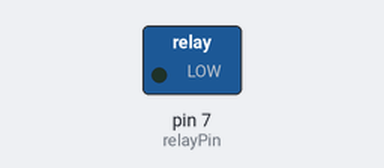
The sketch below on a simulated Arduino Uno, built with avr-gcc and run on an emulated ATmega328P. Parts: switched loads named in the sketch (green lamp = pin HIGH). What the sketch prints to the serial monitor is not drawn.

Above: at 0.1 s.
At 9.6 s:
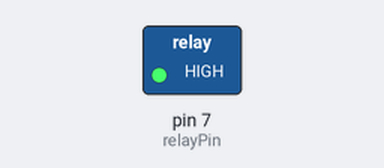
Timing chart, 0 to 11.1 s (numbered marks = the images above):
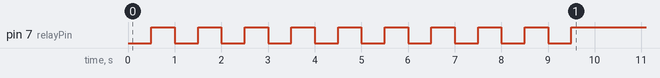

The sketch:

einfachRelais.ino
```cpp
/**
 * @file einfachRelais.ino
 * @brief Relay blinking test at 1 Hz for 10 seconds.
 *
 * This sketch toggles a relay on and off every second (1 Hz) for 10 seconds.
 * The relay should make a clicking sound each time it switches.
 *
 * @author Gruppe 07
 * @date 2025-06-18
 */

/// Relay control pin (connected to IN pin on relay module)
const int relayPin = 7;

/// Number of on/off cycles (1 Hz for 10 seconds)
const int numCycles = 10;

/// Delay in milliseconds for half a cycle (0.5 s)
const int halfPeriod = 500;

/**
 * @brief Arduino setup function
 *
 * Initializes the relay pin and toggles the relay with 1 Hz frequency for 10 seconds.
 */
void setup() {
  // Initialize serial communication (optional)
  Serial.begin(9600);

  // Set relay pin as output
  pinMode(relayPin, OUTPUT);

  Serial.println("Starting 1 Hz relay blink test...");

  // Blink relay at 1 Hz for 10 seconds (10 cycles)
  for (int i = 0; i < numCycles; ++i) {
    digitalWrite(relayPin, LOW);   // Relay ON (assuming active LOW)
    delay(halfPeriod);             // Wait 0.5 seconds
    digitalWrite(relayPin, HIGH);  // Relay OFF
    delay(halfPeriod);             // Wait 0.5 seconds
  }

  Serial.println("Relay test completed.");
}

/**
 * @brief Arduino loop function
 *
 * Empty loop since the test is done in setup().
 */
void loop() {
  // Nothing to do here
}
```
